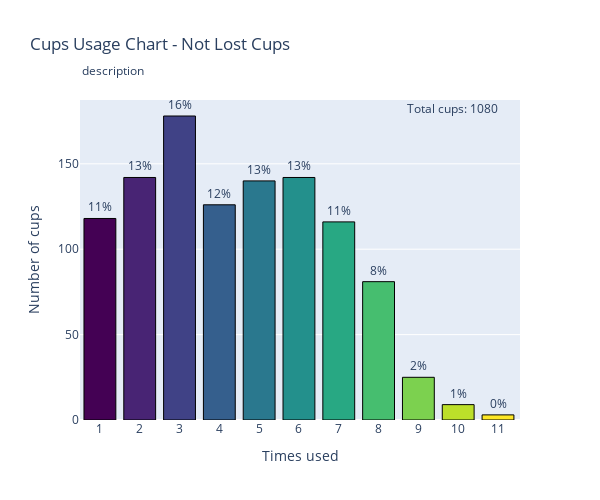

Source (notebook cell):
### Code cell
fig = bar(numCupsByTimesUsedDF, 
          x='times_used', 
          y='number_of_cups',
          color='times_used', 
          color_continuous_scale=colors.sequential.Viridis,
          hover_name='proportion',
          title='Cups Usage Chart - Not Lost Cups',
          labels={
              'number_of_cups' : 'Number of cups',
              'times_used' : 'Times used'
          },
          width=600,
          height=500)
fig.update_traces(marker=dict(line=dict(width=1,
                                        color='Black')),
                  hovertemplate='<b>%{hovertext}%</b>' +
                  '<br><br>Times used: %{marker.color}' +
                  '<br>Number of cups: %{y}')
fig.update(layout_coloraxis_showscale=False)
fig.update_layout(xaxis = dict(tickmode = 'linear'),
                  annotations=[
                          dict(
                              x=0,
                              y=1.125,
                              showarrow=False,
                              text="description",
                              xref="paper",
                              yref="paper",
                              align="left"
                          )]
                  )

fig.update_traces(texttemplate='%{hovertext}%', textposition='outside')

fig.add_trace(Scatter(
    x=[max(numCupsByTimesUsedDF.times_used)],
    y=[max(numCupsByTimesUsedDF.number_of_cups)],
    mode="text",
    text='Total cups: {}'.format(numCupsByTimesUsedDF.number_of_cups.sum()),
    textposition="top left",
    showlegend=False
))

fig.show()

### Figure 1 — Plotly figure (JSON) as saved in the notebook; plotly's stock layout.template omitted (floating-point values rounded to 4 significant figures)
{"data": [{"alignmentgroup": "True", "hovertemplate": "<b>%{hovertext}%</b><br><br>Times used: %{marker.color}<br>Number of cups: %{y}", "hovertext": [0, 1, 2, 8, 11, 13, 13, 12, 16, 13, 11], "legendgroup": "", "marker": {"color": [11, 10, 9, 8, 7, 6, 5, 4, 3, 2, 1], "coloraxis": "coloraxis", "line": {"color": "Black", "width": 1}}, "name": "", "offsetgroup": "", "orientation": "v", "showlegend": false, "textposition": "outside", "texttemplate": "%{hovertext}%", "type": "bar", "x": [11, 10, 9, 8, 7, 6, 5, 4, 3, 2, 1], "xaxis": "x", "y": [3, 9, 25, 81, 116, 142, 140, 126, 178, 142, 118], "yaxis": "y"}, {"mode": "text", "showlegend": false, "text": "Total cups: 1080", "textposition": "top left", "type": "scatter", "x": [11], "y": [178]}], "layout": {"annotations": [{"align": "left", "showarrow": false, "text": "description", "x": 0, "xref": "paper", "y": 1.125, "yref": "paper"}], "barmode": "relative", "coloraxis": {"colorbar": {"title": {"text": "Times used"}}, "colorscale": [[0, "#440154"], [0.1111, "#482878"], [0.2222, "#3e4989"], [0.3333, "#31688e"], [0.4444, "#26828e"], [0.5556, "#1f9e89"], [0.6667, "#35b779"], [0.7778, "#6ece58"], [0.8889, "#b5de2b"], [1, "#fde725"]], "showscale": false}, "height": 500, "legend": {"tracegroupgap": 0}, "title": {"text": "Cups Usage Chart - Not Lost Cups"}, "width": 600, "xaxis": {"anchor": "y", "domain": [0, 1], "tickmode": "linear", "title": {"text": "Times used"}}, "yaxis": {"anchor": "x", "domain": [0, 1], "title": {"text": "Number of cups"}}}}
